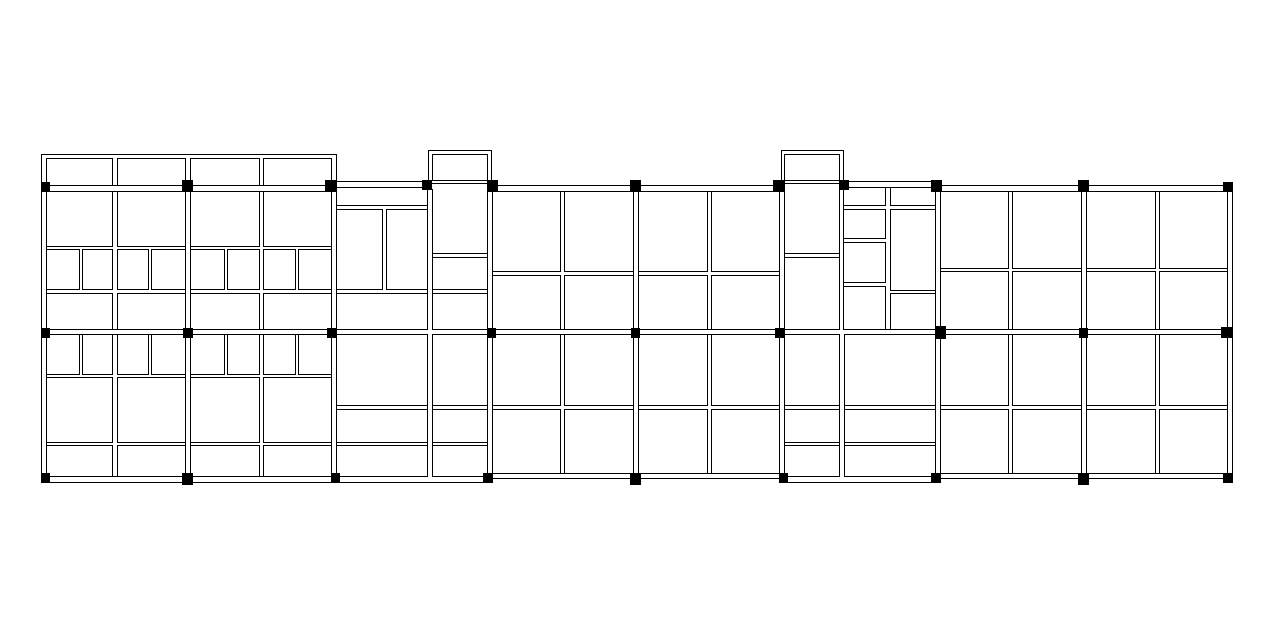
#> input picture data/01-struc.png, 1280 x 640 px; its folder holds only this picture in this run
$ python StrucDetect.py
#> lines starting #> are read from the running program, lines starting #| are printed output that depends on the picture; after the words box and inside, x2 and y2 are one past the last pixel; in counts of white or black regions, pixels touching at a corner belong together
# -*- coding: utf-8 -*-
"""
Created on Wed Aug  2 10:15:27 2023

节点的生成逻辑还存在问题，当前的逻辑为识别轮廓得到的点和判断交叉得到的点取交集，实际上可能存在一条边上的一系列点
他们只能通过识别轮廓得到，而不能通过判断交叉得到。

@author: A
"""

import os
import argparse
import random
from collections import defaultdict
import numpy as np
import pandas as pd
import cv2
import matplotlib.pyplot as plt
import networkx as nx
from tqdm import tqdm


######### FIXED PARAMETERS #########
PI = np.pi

def detect_walls(img,img_height=640,img_width=1280,if_show = False):
    img = img.copy()
    white = 255*np.ones((img_height,img_width,3),dtype=np.uint8)

    # img = cv2.pyrDown(img)
    gray = cv2.cvtColor(img,cv2.COLOR_BGR2GRAY)
    blurred = cv2.GaussianBlur(gray,(13,13),0)
    ret, thresh = cv2.threshold(blurred,127,255,cv2.THRESH_BINARY_INV)
    white = 255-thresh
    contours, hier = cv2.findContours(thresh,cv2.RETR_TREE,
                                      cv2.CHAIN_APPROX_SIMPLE)
    rects = []
    for c in contours:
        # find bounding box coordinates
        rect = cv2.minAreaRect(c)
        box = cv2.boxPoints(rect)
        box = np.int0(box)
        cv2.drawContours(white, [box], 0, (0,0, 255), 2)
        # x,y,w,h = cv2.boundingRect(c)
        # rects.append([x,y,w,h])
        # cv2.rectangle(white,(x,y),(x+w,y+h),(0,255,0),1)

    if if_show:
        cv2.imshow('walls_detected',white)
        cv2.waitKey()
        cv2.destroyAllWindows()
    return thresh

# [19 lines left out: function detect_columns, not called in this run]

def detect_columns_wall(thresh):
    thresh = thresh.copy()
    contours, hier = cv2.findContours(thresh,cv2.RETR_TREE,
                                      cv2.CHAIN_APPROX_SIMPLE)
    rects = []
    for c in contours:
        # find bounding box coordinates
        x,y,w,h = cv2.boundingRect(c)
        rects.append([x,y,w,h])
    rects = np.array(rects)
    return rects

def delete_walls(img, if_show=False):
    gray = cv2.cvtColor(img,cv2.COLOR_BGR2GRAY)
    inverse = 255-gray
    kernel = np.ones((3,3),np.uint8)
    erosion = cv2.erode(inverse,kernel,iterations = 1)

    if if_show:
        cv2.imshow('wall_deleted',gray+erosion)
        cv2.waitKey()
        cv2.destroyAllWindows()


    return gray+erosion

# [53 lines left out: functions draw_ori_lines, draw_cnt_lines, not called in this run]

def preprocess_lines(lines,deg_gap=6):

    # Divide the lines into Horizontal lines, Vertical lines and Diagonal lines
    Hlines = []
    Vlines = []
    Dlines = []
    for line in lines:
        for x1, y1, x2, y2 in line:
            if abs(x1-x2)<=3:
                Vlines.append([x1,y1,x2,y2])
            elif abs(y1-y2)<=3:
                Hlines.append([x1,y1,x2,y2])
            else:
                Dlines.append([x1,y1,x2,y2])
    Hlines = np.array(Hlines)
    Vlines = np.array(Vlines)
    Dlines = np.array(Dlines)

    # sort the horizontal lines by the y coordinate, top-down
    Hlines = Hlines[Hlines[:,1].argsort()]
    # sort the vertical lines by the x coordinate, leftmost-right
    Vlines = Vlines[Vlines[:,0].argsort()]

    dlinesDeg = {}
    dlinesDict ={}

    # divide all the diagonal lines into sets 按照是否平行.
    for line in Dlines:
        x1,y1,x2,y2 = line
        deg = np.arctan((y2-y1)/(x2-x1))/PI*180
        dlinesDeg[deg]=line
    '''后续应该修改将线分类的方法， 以不影响水平线和竖直线的识别为最高原则
    即，当线离水平线很接近时，应该直接设置为水平线'''
    degs = sorted(dlinesDeg)
    dlines = []
    degTot = 0
    degAvg = 0
    for deg in sorted(dlinesDeg):
        if len(dlines) <1 or deg-degAvg < deg_gap:
            dlines.append(dlinesDeg[deg])
            degTot += deg
        else:
            if len(dlines)>0:
                dlinesDict[degAvg] = dlines
            dlines =[dlinesDeg[deg]]
            degTot = deg
        degAvg = np.int32(degTot/len(dlines))
    if len(dlines)>0:
        dlinesDict[degAvg] = dlines

    return Hlines, Vlines, dlinesDict

def rotate(deg):
    Cos = np.cos(deg/180*PI)
    Sin = np.sin(deg/180*PI)
    Trans = np.array([[Cos,-Sin,  0,   0],
                      [Sin, Cos,  0,   0],
                      [  0,   0,Cos,-Sin],
                      [  0,   0,Sin, Cos]])

    return Trans

def connect_lines(Lines,beam_width = 10, max_dist = 15, deg =0):
    '''

    Parameters
    ----------
    Lines : ndarray,[[x1,y1,x2,y2],...,[x1,y1,x2,y2]]
        end points of lines
    beam_width : int, optional
        key parameter, any lines within this distance are put into the same cluster.
        This parameter represents a distance little wider than beam_width
        The default is 10.
    max_dist : int, optional
        DESCRIPTION. The default is 15.
        key parameter, if the gap between two line segments on a same line
        is smaller than this distance, they are connected together
    deg : float, optional
        The direction of th lines.
        For Horizontal lines deg =0; For Vertical lines deg = -90
        The default is 0.

    Returns
    -------
    None.

    '''

    Trans = rotate(deg)
    Lines = Lines @ Trans
    Lines = Lines[Lines[:,1].argsort()]
    # divide the horizontal lines into clusters according to the y coordinate
    CLST = {}
    id_clus = 0

    CLST[id_clus]=[Lines[0]] # initiate

    for i in range(1,len(Lines)):
        #########这句可能有问题############
        if Lines[i,1]-Lines[i-1,1]<=beam_width:
            CLST[id_clus].append(Lines[i])
        else:
            CLST[id_clus] = np.array(CLST[id_clus])
            id_clus += 1
            CLST[id_clus]=[Lines[i]]

    CLST[id_clus]=np.array(CLST[id_clus])

    # connect the lines in each clusters together
    CNCT = {}
    id_clus = 0
    CNCT[id_clus]=[]

    for id_clus in range(len(CLST)):
        lines_cur = CLST[id_clus]

        for i in range(len(lines_cur)):

            # swap the order of two end points of a segment if they are inverted
            if lines_cur[i,0]>lines_cur[i,2]:
                tmp = lines_cur[i,0]
                lines_cur[i,0] = lines_cur[i,2]
                lines_cur[i,2] = tmp
        # sort the lines in the current cluster by x coordinate
        lines_cur = lines_cur[lines_cur[:,0].argsort()]
        # the y coordinate is set to be the average value of all segments in this cluster
        y_avg = lines_cur[:,[1,3]].mean()

        x1,y1,x2,y2 = tuple(lines_cur[0])
        x1_cur = x1
        x2_cur = x2
        CNCT[id_clus]=[]
        for line in lines_cur[1:,:]:
            x1,y1,x2,y2 = tuple(line)
            # the gap between the right end of the left segment and the left end of the
            # right segment is smaller than max_dist
            if x1 < x2_cur + max_dist:
                x2_cur = x2
            else:
                if x2_cur-x1_cur >max_dist:
                    CNCT[id_clus].append([x1_cur,y_avg,x2_cur,y_avg])

                x1_cur = x1
                x2_cur = x2
        if x2_cur-x1_cur >max_dist:
            CNCT[id_clus].append([x1_cur,y_avg,x2_cur,y_avg])
        if len(CNCT[id_clus])>0:
            CNCT[id_clus] = np.array(CNCT[id_clus],dtype=np.int32)
        else:
            CNCT.pop(id_clus)

    # rotate the lines back
    Trans =  rotate(-deg)
    HLS = np.zeros((4,),dtype=np.int32)
    for id_clus in CNCT:
        HLS = np.vstack((HLS,CNCT[id_clus]))
    HLS = HLS @ Trans
    HLS = HLS.astype('int32')
    if len(HLS.shape)>1:
        return HLS[1:]
    else:
        return None

def connect_all_lines(Hlines,Vlines,dlinesDict,beam_width=8,colu_width=15,disable_detect_diag_line=False):
    HLS = connect_lines(Hlines,beam_width=beam_width,max_dist=colu_width)
    VLS = connect_lines(Vlines,beam_width=beam_width,max_dist=colu_width,deg=90)
    DLS = {}
    for deg in dlinesDict:
        DLS[deg] = connect_lines(dlinesDict[deg],beam_width=beam_width,max_dist=colu_width,deg=deg)
        if DLS[deg] is None:
            DLS.pop(deg)

    if disable_detect_diag_line: DLS={}

    return HLS, VLS, DLS

# [32 lines left out: function Intersection, not called in this run]

def find_intersection_node(HLS,VLS,DLS,max_dist=24):
    Nodes = []
    edgesDict = {}
    # 为每条线初始化一个字典，key是tuple
    # edgesDict[(x1,y1,x2,y2)] ={(node1x,node1y):nodeID1,...,(nodenx,nodeny):nodeIDn}
    for hline in HLS:
        edgesDict[tuple(hline)]={}
    for vline in VLS:
        edgesDict[tuple(vline)]={}
    for deg in DLS:
        for dline in DLS[deg]:
            edgesDict[tuple(dline)]={}


    nodeID = 0
    nodesDict = defaultdict(list)
    # 同样由max_dist 判断是否相交
    for hline in HLS:
        for vline in VLS:
            if vline[0]>hline[0]-max_dist and vline[0]<hline[2]+max_dist \
                and hline[1]>vline[1]-max_dist and hline[1]<vline[3]+max_dist:
                node = np.array([vline[0],hline[1]],dtype=np.int32)
                Nodes.append(node)
                edgesDict[tuple(hline)][tuple(node)] = nodeID
                edgesDict[tuple(vline)][tuple(node)] = nodeID
                nodesDict[tuple(node)].append(hline)
                nodesDict[tuple(node)].append(vline)
                nodeID += 1
        for deg in DLS:
            for dline in DLS[deg]:
                node = Intersection(hline,dline,max_dist)
                if node is not None:
                    Nodes.append(node)
                    edgesDict[tuple(hline)][tuple(node)] = nodeID
                    edgesDict[tuple(dline)][tuple(node)] = nodeID
                    nodesDict[tuple(node)].append(hline)
                    nodesDict[tuple(node)].append(dline)
                    nodeID += 1
    for vline in VLS:
        for deg in DLS:
            for dline in DLS[deg]:
                node = Intersection(vline,dline,max_dist)
                if node is not None:
                    Nodes.append(node)
                    edgesDict[tuple(vline)][tuple(node)] = nodeID
                    edgesDict[tuple(dline)][tuple(node)] = nodeID
                    nodesDict[tuple(node)].append(vline)
                    nodesDict[tuple(node)].append(dline)
                    nodeID += 1
    degs = sorted(DLS)
    for i in range(len(degs)-1):
        for dline1 in DLS[degs[i]]:
            for j in range(i+1,len(degs)):
                for dline2 in DLS[degs[j]]:
                    node = Intersection(dline1,dline2,max_dist)
                    if node is not None:
                        Nodes.append(node)
                        edgesDict[tuple(dline1)][tuple(node)] = nodeID
                        edgesDict[tuple(dline2)][tuple(node)] = nodeID
                        nodesDict[tuple(node)].append(dline1)
                        nodesDict[tuple(node)].append(dline2)
                        nodeID += 1


    Nodes = np.array(Nodes,dtype = np.int32)

    return Nodes, nodesDict, edgesDict

def delete_dupli_nodes(Nodes,nodesDict,edgesDict,img_width=1280,clst_radius=15):


    nodeCLST = defaultdict(list)

    for node in Nodes:
        minDist = img_width
        centID = None
        for centroid in nodeCLST:
            nodeDist = np.sqrt((node[0]-centroid[0])**2+(node[1]-centroid[1])**2)
            if nodeDist < minDist: #更新
                minDist = nodeDist
                centID = centroid
        # 如果当前节点和某一个节点聚类的质心距离小于阈值，就将其归入该聚类中，并更新该聚类的质心
        if minDist < clst_radius:
            # 计算新的质心
            n = len(nodeCLST[centID])
            xAvg = np.int32((centID[0]*n + node[0])/(n+1))
            yAvg = np.int32((centID[1]*n + node[1])/(n+1))
            nodeCLST[(xAvg,yAvg)] = nodeCLST.pop(centID)
            nodeCLST[(xAvg,yAvg)].append(node)
        else:
        # 否则就将当前节点作为一个新的聚类放入nodeCLST中
            nodeCLST[tuple(node)].append(node)


    # 在每个聚类中，取平均值作为节点值，并修改相应的nodesDict 和 edgesDict
    nodesDense = []  # 去重后的节点列表
    nodeID = 0
    for key in nodeCLST:
        nodesDense.append(np.array(key))
        nodesCur = nodeCLST[key]
        if len(nodesCur)==1: #只有一个节点
            # print(f'key={key}')
            node = nodesCur[0]
            lines = nodesDict[tuple(node)]
            for line in lines:
                edgesDict[tuple(line)][tuple(node)] = nodeID
                # print(f'line={line},node={node},nodeID={nodeID}')

        else:
            for node in nodesCur:
                lines = nodesDict[tuple(node)]
                for line in lines:
                    if tuple(node) in edgesDict[tuple(line)]:
                        del edgesDict[tuple(line)][tuple(node)]
                    edgesDict[tuple(line)][key] = nodeID
        nodeID +=1

    return nodesDense

def draw_nodes(nodesDense,thresh,if_show = False,img_height=640,img_width=1280):
    # draw nodes
    img_nodes = 255*np.ones((img_height,img_width),dtype=np.uint8)
    # radius = 10
    edge_len = 5
    for x,y in nodesDense:
        # center = (int(x),int(y))
        # draw the circle
        # cv2.circle(img_nodes,center,radius,(0,0,255),2)
        cv2.rectangle(img_nodes,(x-edge_len,y-edge_len),(x+edge_len,y+edge_len),(0,0,0),-1)

    raw_nodes = cv2.bitwise_and(thresh, 255-img_nodes)

    if if_show:
        cv2.imshow('nodes',img_nodes)
        cv2.waitKey()
        cv2.destroyAllWindows()

    return img_nodes,raw_nodes

def establish_graph(nodesDense,HLS,VLS,DLS,raw_nodes):
    Gstrc = nx.Graph()
    # establish nodes
    for i,node in enumerate(nodesDense):
        Gstrc.add_node(i,feature=node,label=0)

    # establish edges
    for line in HLS:
        lineDict = edgesDict[tuple(line)]
        sortedXY = sorted(lineDict)
        # 至少得有2个顶点
        if len(lineDict) <=1:
            continue
        for j in range(len(lineDict)-1):
            Gstrc.add_edge(lineDict[sortedXY[j]],lineDict[sortedXY[j+1]])

    for line in VLS:
        lineDict = edgesDict[tuple(line)]
        sortedXY = sorted(lineDict,key=lambda x: x[1])
        # 至少得有2个顶点
        if len(lineDict) <=1:
            continue
        for j in range(len(lineDict)-1):
            Gstrc.add_edge(lineDict[sortedXY[j]],lineDict[sortedXY[j+1]])

    for deg in DLS:
        for line in DLS[deg]:
            lineDict = edgesDict[tuple(line)]
            sortedXY = sorted(lineDict)
            # 至少得有2个顶点
            if len(lineDict) <=1:
                continue
            for j in range(len(lineDict)-1):
                Gstrc.add_edge(lineDict[sortedXY[j]],lineDict[sortedXY[j+1]])

    rects = detect_columns_wall(raw_nodes)
    cents = rects[:,0:2]+1/2*rects[:,2:4]

    for center in cents:
        close_ind = 0
        close_dist = 1e8
        for node in Gstrc.nodes(data=True):
            idn, attr = node
            cord = attr['feature']
            dist = np.linalg.norm(center-cord,ord=2)
            if dist < close_dist:
                close_dist = dist
                close_ind = idn
        Gstrc.nodes[close_ind]['label']=1

    return Gstrc

def exportGraph(G,filename):
    # Adj = nx.to_numpy_array(G,dtype=np.int32)
    # edges
    edge_list = list(G.edges())
    df = pd.DataFrame(edge_list, columns=['Source', 'Target'])
    df.to_csv(filename+'-edges.csv', index=False)
    # nodes
    node_coord = []
    node_column= []
    for node in G.nodes(data=True):
        idn, attr = node
        center = attr['feature']
        node_coord.append(center)
        is_colm = attr['label']
        node_column.append(is_colm)
    node_coord = np.array(node_coord,dtype=np.int32)

    node_column = np.array(node_column,dtype=np.int32).reshape(-1,1)
    nodeX = np.hstack((node_coord,node_column))
    df = pd.DataFrame(nodeX, columns=['x','y','column'])
    # np.savetxt(filename+'-Adj.csv',Adj,delimiter=',')
    # np.savetxt(filename+'-nodes.csv',nodeX,delimiter=',',header='x y column',fmt='%d')
    df.to_csv(filename+'-nodes.csv',index=False)

    return edge_list,nodeX

def draw_graph(graph,color='black',file_name=None,if_show=False,output_fig_fmt='png'):

    # [38 lines of commented-out code are left out]
    fig, ax = plt.subplots()


    # 绘制边
    for edge in graph.edges():

        node1 = edge[0]
        node2 = edge[1]
        start_x, start_y = tuple(graph.nodes[node1]['feature'])
        end_x, end_y = tuple(graph.nodes[node2]['feature'])


        ax.plot([start_x, end_x], [-start_y, -end_y], color=color,linewidth=1,zorder=1)
    # 绘制节点
    for node in graph.nodes(data=True):
        idn, attr = node
        x,y = tuple(attr['feature'])
        is_colm = attr['label']
        radius = 6
        if is_colm == 1:
            ax.add_artist(plt.Circle((x, -y), radius, color=color, fill=True))
        else:

            ax.add_artist(plt.Circle((x, -y), radius, color=color,fill=False,linewidth=1,zorder=2))
            ax.add_artist(plt.Circle((x, -y), radius-2, color='#FBFBFB', fill=True,zorder=3))

    # 设置坐标轴范围
    plt.axis('equal')
    plt.axis('off')
    ax.set_aspect('equal')
    # 显示图形
    if if_show: plt.show()
    if output_fig_fmt == 'png':
        fig.savefig(file_name+'.png',dpi=300,transparent=True)
    elif output_fig_fmt == 'svg':
        fig.savefig(file_name+'.svg')
    else:
        raise ValueError(f"Unsupported file format: {output_fig_fmt}")

    plt.close(fig)


if __name__ == '__main__':


    parser = argparse.ArgumentParser(description="strucDetect")
    parser.add_argument("--data_dir", type=str, default="../data/", help="Input structural layout image directory")
    parser.add_argument("--sheet_dir",type=str, default="../sheets/", help="Output adjacency and node feature directory")
    parser.add_argument("--graph_dir",type=str, default="../graphs/", help="Output graph vector and image plot directory")
    parser.add_argument("--img_width",type=int, default=1280, help="width of input images in pixel, default 1280")
    parser.add_argument("--img_height",type=int,default=640,  help="height of input images in pixel, default 640")
    parser.add_argument("--beam_width",type=int,default=8, help="parameter for connecting the detected lines, default 8")
    parser.add_argument("--colu_width",type=int,default=15,help="parameter for connecting the detected lines, default 15")
    parser.add_argument("--disable_detect_diag_line",action="store_true", help="disable detecting diagonal lines, default False")
    parser.add_argument("--deg_gap",type=int, default=6, help="the resolution used to categorize line segments by angle, measured in degrees, default 6")
    parser.add_argument("--max_dist",type=int,default=24,help="the threshold for determining whether two lines intersect, default 24")
    parser.add_argument("--clst_radius",type=int,default=15,help="the threshold used to aggregate nodes together, default 15")
    parser.add_argument("--enable_show_intermediate_result",action="store_true", help="enable showing intermeidate results, default False")
    parser.add_argument("--output_fig_fmt",type=str,default="png", help="can also output svg files")
    args = parser.parse_args()

    data_dir = args.data_dir
    sheet_dir = args.sheet_dir
    graph_dir = args.graph_dir
    img_width = args.img_width
    img_height = args.img_height
    beam_width = args.beam_width
    colu_width = args.colu_width
    disable_detect_diag_line=args.disable_detect_diag_line
    deg_gap = args.deg_gap
    max_dist = args.max_dist
    clst_radius = args.clst_radius
    enable_show_intermediate_result = args.enable_show_intermediate_result
    output_fig_fmt = args.output_fig_fmt


    os.makedirs(sheet_dir,exist_ok=True)
    os.makedirs(graph_dir,exist_ok=True)

    image_files = os.listdir(data_dir)

    for img_file in tqdm(image_files):

        img_name = os.path.splitext(img_file)[0]

        # Read image and convert into gray
        img = cv2.imread(os.path.join(data_dir,img_file))
#> img is the input picture: shape (640, 1280, 3); 96.6% white; black in thin lines or dots, all inside (x1, y1, x2, y2) = (41, 150, 1233, 485)

        # update the img_height and img_width parameters
        img_height, img_width, _ = img.shape
        img_copy = img.copy()

        # Detecting columns and walls
        thresh = detect_walls(img,img_height=img_height,img_width=img_width,
                              if_show=enable_show_intermediate_result)
#> in detect_walls, `blurred = cv2.GaussianBlur(gray,(13,13),0)`:
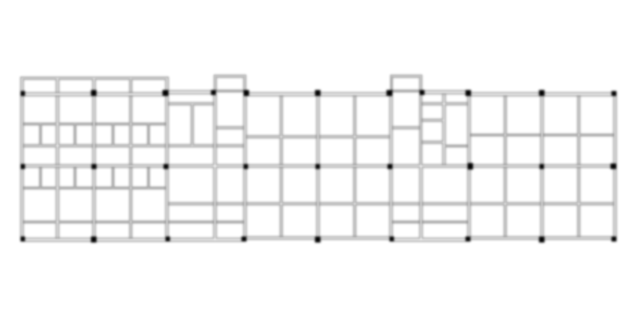
#> blurred: shape (640, 1280) (shown at 1/2 size); min 2, max 255, mean 246.3
#> in detect_walls, `ret, thresh = cv2.threshold(blurred,127,255,cv2.THRESH_BINARY_INV)`:
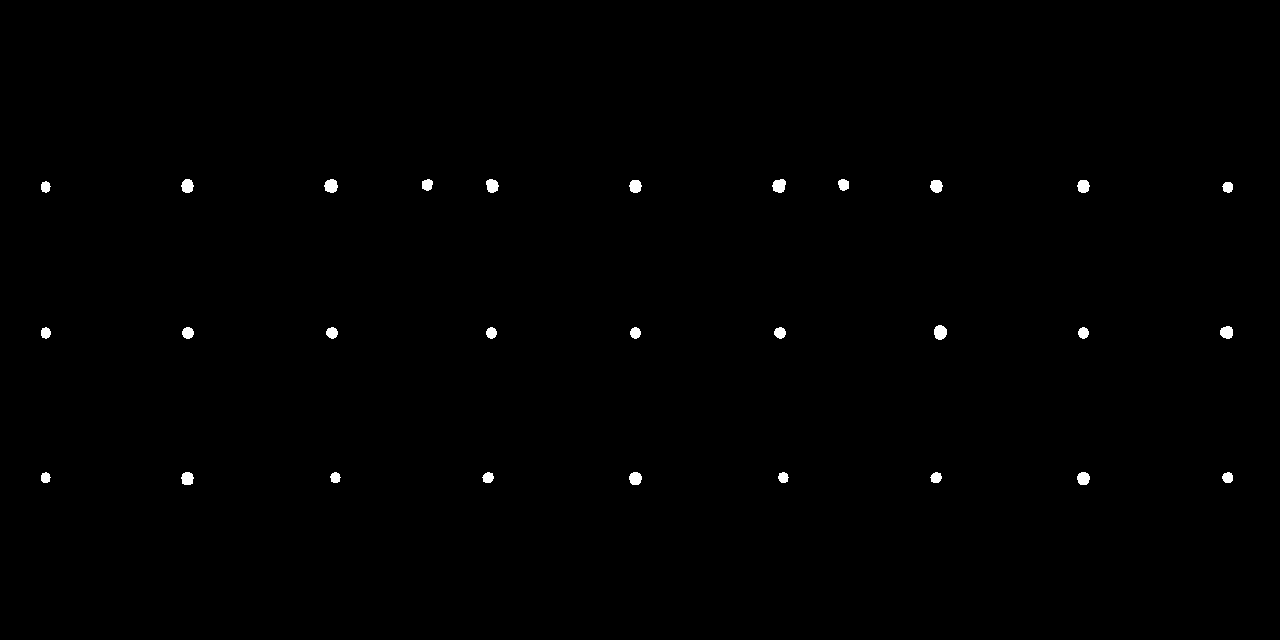
#> thresh: shape (640, 1280); 0.41% white; 29 white regions, largest, box (x1, y1, x2, y2) and area: (934, 325, 947, 340) 155, (772, 179, 786, 193) 151, (324, 179, 338, 193) 150
#> in detect_walls, `contours, hier = cv2.findContours(thresh,cv2.RETR_TREE, cv2.CHAIN_APPR..`: contours = 29 contours; largest, box (x1, y1, x2, y2) and area: (934, 325, 947, 340) 135, (772, 179, 786, 193) 130, (324, 179, 338, 193) 130, (181, 179, 194, 193) 120, (486, 179, 499, 193) 119
#> (the rest of the program and of its run is left out)
